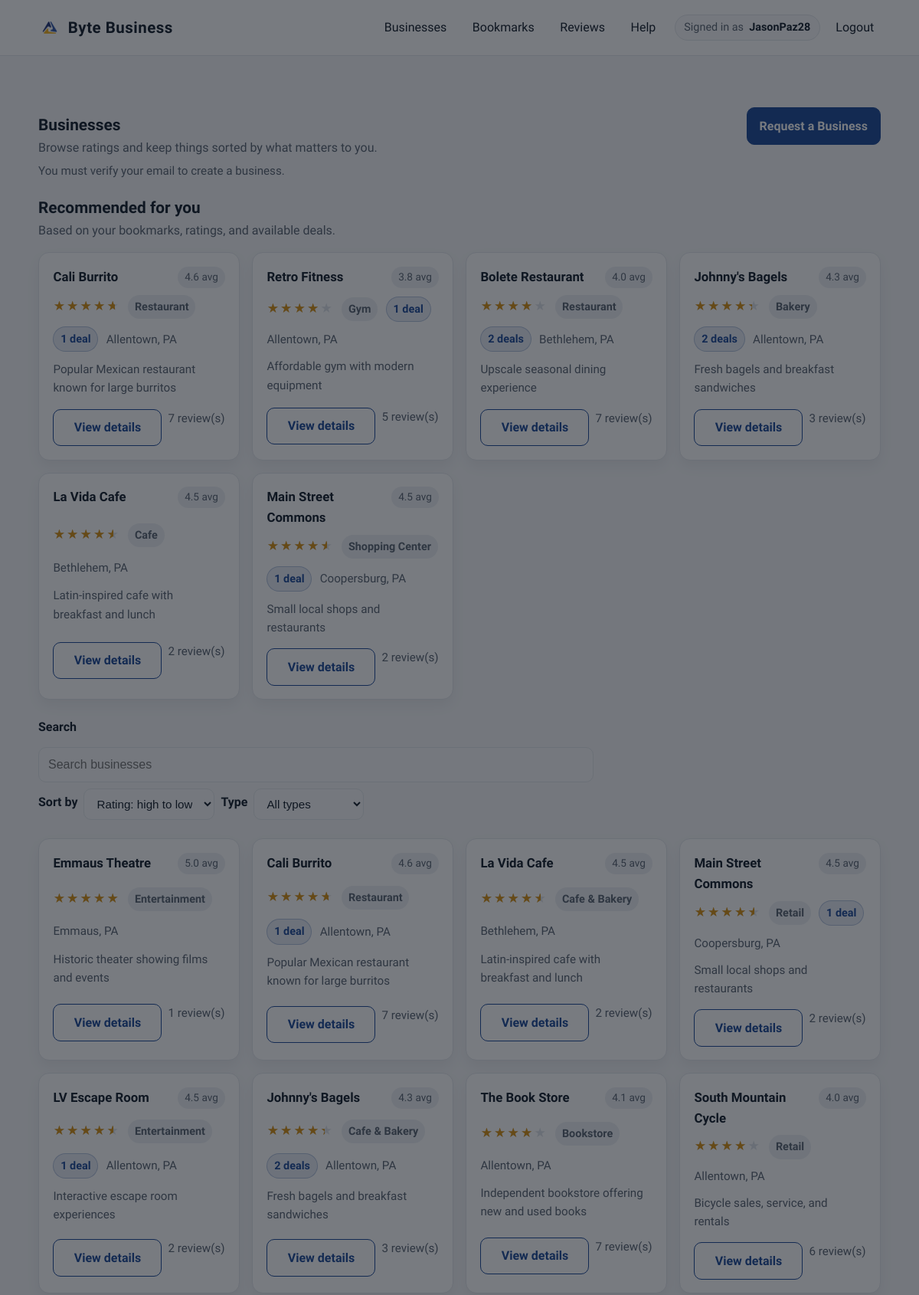
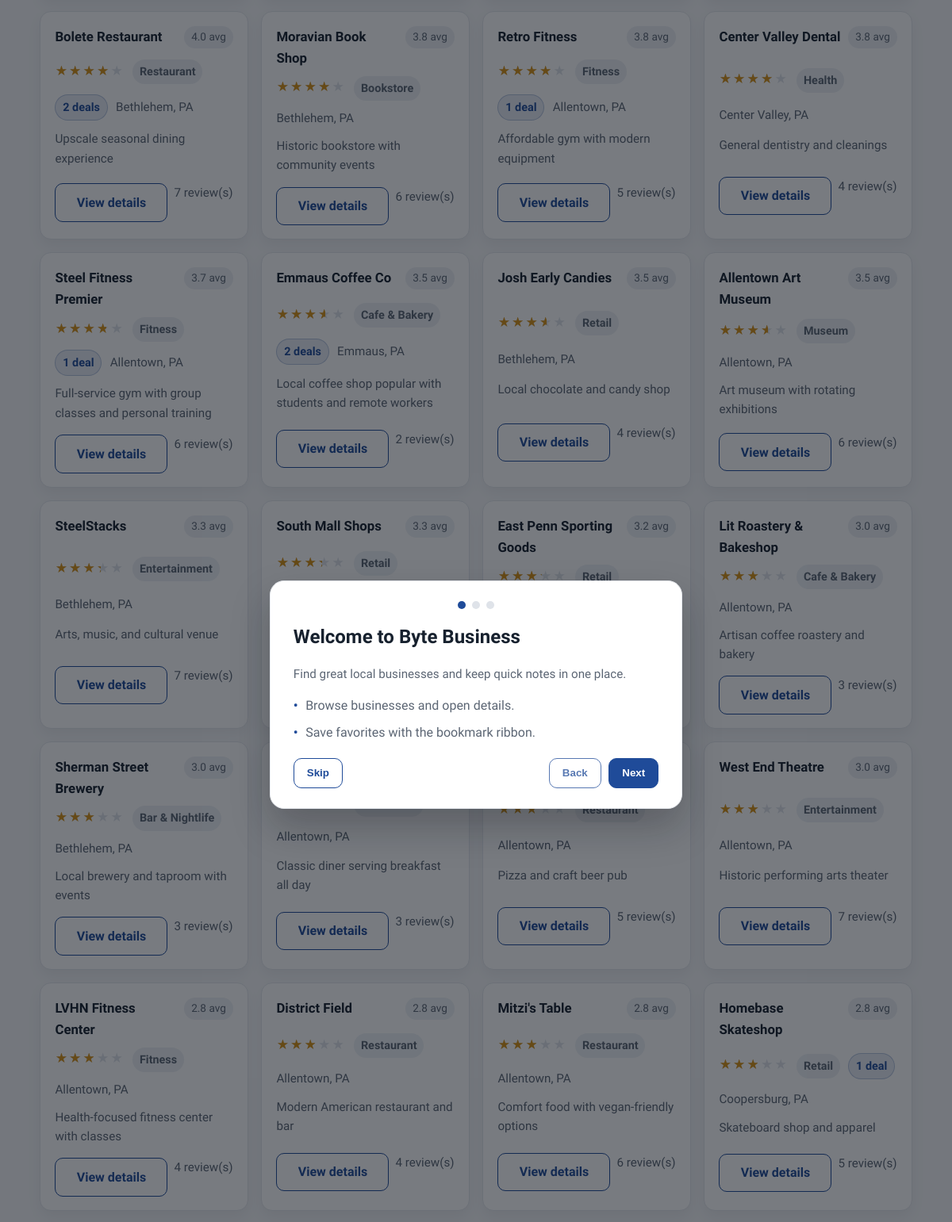
Screenshot of /businesses (signed in, upper part) with the database file from the repository (2 pictures, top to bottom).
### app/models.py (models this page shows)
class User(db.Model, UserMixin):
    id = db.Column(db.Integer, primary_key=True)
    username = db.Column(db.String(150), unique=True, nullable=False)
    email = db.Column(db.String(150), unique=True, nullable=False)
    password = db.Column(db.String(256), nullable=False)
    created_at = db.Column(db.DateTime, default=datetime.utcnow)
    is_verified = db.Column(db.Boolean, default=False)
    verified_at = db.Column(db.DateTime, default=None)
    last_verification_email_sent_at = db.Column(db.DateTime, default=None)
    is_admin = db.Column(db.Boolean, default=False)
    bookmarks = db.relationship("BookMark", back_populates="user", cascade="all, delete-orphan")
    reviews = db.relationship("Review", back_populates="user", cascade="all, delete-orphan")
    redeemed_deals = db.relationship("RedeemDeal", back_populates="user", cascade="all, delete-orphan")
    business_requests = db.relationship("BusinessRequest", back_populates="user", cascade="all, delete-orphan")

class Business(db.Model):
    id = db.Column(db.Integer, primary_key=True)
    name = db.Column(db.String(200), nullable=False)
    location = db.Column(db.String(200), nullable=False)
    address = db.Column(db.String(300), nullable=False)
    category = db.Column(db.String(100), nullable=False)
    description = db.Column(db.Text, nullable=True)
    created_at = db.Column(db.DateTime, default=datetime.utcnow)
    website = db.Column(db.String(300), nullable=True)
    contact = db.Column(db.String(50), nullable=True)
    hours = db.Column(db.String(200), nullable=True)
    bookmarks = db.relationship("BookMark", back_populates="business", cascade="all, delete-orphan")
    reviews = db.relationship("Review", back_populates="business", cascade="all, delete-orphan")
    deals = db.relationship("Deal", back_populates="business", cascade="all, delete-orphan")
    def average_rating(self):
        if not self.reviews:
            return None
        return round(sum(review.rating for review in self.reviews) / len(self.reviews), 1)

### app/routes.py (the view)
@main_bp.route('/businesses')
@login_required
def list_businesses():
    businesses = Business.query.all()
    recommended = recommended_businesses(current_user, businesses)
    for r in recommended:
        print(f"Recommended: {r.name} - Avg Rating: {r.average_rating()}")
    return render_template('businesses.html', businesses=businesses, recommended=recommended)

### app/__init__.py (called while the page is built)
def create_app():
    app = Flask(__name__)
    app.config.from_object(Config)
    db.init_app(app)
    migrate.init_app(app, db)
    login_manager.init_app(app)
    mail.init_app(app)
    login_manager.login_view = 'auth.login'
    @app.context_processor
    def inject_turnstile_key():
        return {
            "TURNSTILE_SITE_KEY": current_app.config.get("TURNSTILE_SITE_KEY")
        }
    from . import routes, models, auth_routes, bookmarks, deals
    app.register_blueprint(routes.main_bp)
    app.register_blueprint(auth_routes.auth_bp)
    app.register_blueprint(bookmarks.bp)
    app.register_blueprint(deals.deal_bp)
    return app

### app/auth_routes.py (called while the page is built)
@login_manager.user_loader
def load_user(user_id):
    return User.query.get(int(user_id))

### app/templates/businesses.html (shortened to what this page needs)
{% extends "base.html" %}
{% block content %}
<div class="container">
  <section class="section">
    <div class="section-header">
      <div>
        <h2>Businesses</h2>
        <p>Browse ratings and keep things sorted by what matters to you.</p>
        {% if current_user.is_authenticated and not current_user.is_verified %}
        <p class="muted" style="margin-top: 0.35rem;">You must verify your email to create a business.</p>
        {% elif not current_user.is_authenticated %}
        <p class="muted" style="margin-top: 0.35rem;">Log in and verify your email to create a business.</p>
        {% endif %}
      </div>
      <a class="button" href="{{ url_for('main.create_business_request') }}">Request a Business</a>
    </div>
    {% set recommended_items = recommended if recommended is defined and recommended else [] %}
    {% if recommended_items and recommended_items|length > 0 %}
    <div class="section-header" style="margin-top: 1.2rem;">
      <div>
        <h2>Recommended for you</h2>
        <p>Based on your bookmarks, ratings, and available deals.</p>
      </div>
    </div>
    <div class="card-grid" style="margin-bottom: 1.4rem;">
      {% for biz in recommended_items %}
      {% set biz_type = biz.category|default(biz.type|default('Type')) %}
      {% set rating_val = biz.average_rating() if (biz.average_rating is defined and biz.average_rating() is not none) else biz.rating|default('0') %}
      {% set deals_count = (biz.deals|length) if (biz.deals is not none) else biz.deals_count|default(0) %}
      <div class="card business-card">
        <div class="row">
          <h3>{{ biz.name }}</h3>
          <span class="pill">{{ rating_val if rating_val else '4.5' }} avg</span>
        </div>
        <div class="business-meta">
          <span class="star-bar" data-rating-bar data-rating="{{ rating_val }}">
            <span class="base">★★★★★</span>
            <span class="fill">★★★★★</span>
          </span>
          <span class="badge">{{ biz_type }}</span>
          {% if deals_count > 0 %}
          <span class="badge accent">{{ deals_count }} deal{{ 's' if deals_count != 1 else '' }}</span>
          {% endif %}
          <span>{{ biz.location|default('City, State') }}</span>
        </div>
        <p class="muted summary">{{ biz.description|default('Concise notes about the experience go here.') }}</p>
        <div class="row" style="gap: 0.5rem;">
          <a class="button subtle" href="{{ url_for('main.business_detail', business_id=biz.id|default(loop.index)) }}">View details</a>
          <span class="muted">{{ biz.reviews|length if biz.reviews is not none else '—' }} review(s)</span>
        </div>
      </div>
      {% endfor %}
    </div>
    {% endif %}
    <div class="toolbar">
      <form method="get" class="inline">
        <label for="search">Search</label>
        <input id="search" name="q" type="search" placeholder="Search businesses" aria-label="Search businesses">
        <label for="sort">Sort by</label>
        <select name="sort" id="sort">
          <option value="rating_desc">Rating: high to low</option>
        </select>
        <label for="type">Type</label>
        <select name="type" id="type">
          <option value="">All types</option>
        </select>
      </form>
    </div>
    <div class="card-grid" id="business-grid">
      {% set items = businesses if businesses is defined and businesses else sample_businesses %}
      {% for biz in items %}
      {% set biz_type = biz.category|default(biz.type|default('Type')) %}
      {% set rating_val = biz.average_rating() if (biz.average_rating is defined and biz.average_rating() is not none) else biz.rating|default('0') %}
      {% set deals_count = (biz.deals|length) if (biz.deals is not none) else biz.deals_count|default(0) %}
      <div class="card business-card" data-biz-card data-type="{{ biz_type }}" data-type-raw="{{ biz_type }}" data-rating="{{ rating_val }}" data-name="{{ biz.name }}" data-location="{{ biz.location|default('') }}">
        <div class="row">
          <h3>{{ biz.name }}</h3>
          <span class="pill">{{ rating_val if rating_val else '4.5' }} avg</span>
        </div>
        <div class="business-meta">
          <span class="star-bar" data-rating-bar data-rating="{{ rating_val }}">
            <span class="base">★★★★★</span>
            <span class="fill">★★★★★</span>
          </span>
          <span class="badge" data-type-label>{{ biz_type }}</span>
          {% if deals_count > 0 %}
          <span class="badge accent">{{ deals_count }} deal{{ 's' if deals_count != 1 else '' }}</span>
          {% endif %}
          <span>{{ biz.location|default('City, State') }}</span>
        </div>
        <p class="muted summary">{{ biz.description|default(biz.summary|default('Concise notes about the experience go here.')) }}</p>
        <div class="row" style="gap: 0.5rem;">
          <a class="button subtle" href="{{ url_for('main.business_detail', business_id=biz.id|default(loop.index)) }}">View details</a>
          <span class="muted">{{ biz.reviews|length if biz.reviews is not none else '—' }} review(s)</span>
        </div>
      </div>
      {% endfor %}
    </div>
  </section>
</div>
{% endblock %}

### app/templates/base.html (shortened to what this page needs)
<!doctype html>
<html lang="en">
<head>
  <link rel="stylesheet" href="{{ url_for('static', filename='styles.css') }}">
</head>
<body>
  <header class="site-header">
    <div class="container header-inner">
      <div class="brand">
        <img class="brand-logo" src="{{ url_for('static', filename='FBLA-Symbol.png') }}" alt="FBLA logo">
        <span>Byte Business</span>
      </div>
      <nav class="nav-links">
        {% if current_user.is_authenticated %}
        <a href="/businesses">Businesses</a>
        <a href="{{ url_for('bookmarks.view_bookmarks') }}">Bookmarks</a>
        <a href="{{ url_for('main.reviews') }}">Reviews</a>
        <a href="{{ url_for('main.help') }}">Help</a>
        <div class="nav-right">
          <span class="nav-user">
            <span class="nav-user-label">Signed in as</span>
            <span class="nav-user-name">{{ current_user.username }}</span>
          </span>
          <a href="{{ url_for('auth.logout') }}">Logout</a>
        </div>
        {% else %}
        <a href="{{ url_for('main.home') }}">Home</a>
        <a href="/businesses">Businesses</a>
        <a href="{{ url_for('auth.login') }}">Login</a>
        <a class="button subtle" href="{{ url_for('auth.register') }}">Register</a>
        {% endif %}
      </nav>
    </div>
  </header>
  <main class="page">
    {% block content %}{% endblock %}
  </main>
  <div class="onboarding" data-onboarding hidden>
    <div class="onboarding-card" role="dialog" aria-modal="true" aria-labelledby="onboarding-title">
      <div class="onboarding-progress" aria-hidden="true">
        <span class="onboarding-dot is-active" data-dot></span>
        <span class="onboarding-dot" data-dot></span>
        <span class="onboarding-dot" data-dot></span>
      </div>
      <div class="onboarding-slide is-active" data-slide="0">
        <h2 id="onboarding-title">Welcome to Byte Business</h2>
        <p class="muted">Find great local businesses and keep quick notes in one place.</p>
        <ul class="list">
          <li>Browse businesses and open details.</li>
          <li>Save favorites with the bookmark ribbon.</li>
        </ul>
      </div>
      <div class="onboarding-actions">
        <button class="button subtle" type="button" data-skip>Skip</button>
        <div class="onboarding-nav">
          <button class="button subtle" type="button" data-back disabled>Back</button>
          <button class="button" type="button" data-next>Next</button>
        </div>
      </div>
    </div>
  </div>
</body>
</html>

### rows the page displays
User: username "JasonPaz28"
Business: name "Cali Burrito", rating_val "4.6", category "Restaurant", deals_count "1", location "Allentown, PA", description "Popular Mexican restaurant known for large burritos", reviews|length "7"
Business: name "Retro Fitness", rating_val "3.8", category "Gym", deals_count "1", location "Allentown, PA", description "Affordable gym with modern equipment", reviews|length "5"
Business: name "Bolete Restaurant", rating_val "4.0", category "Restaurant", deals_count "2", value "s", location "Bethlehem, PA", description "Upscale seasonal dining experience", reviews|length "7"
Business: name "Johnny's Bagels", rating_val "4.3", category "Bakery", deals_count "2", value "s", location "Allentown, PA", description "Fresh bagels and breakfast sandwiches", reviews|length "3"
Business: name "La Vida Cafe", rating_val "4.5", category "Cafe", location "Bethlehem, PA", description "Latin-inspired cafe with breakfast and lunch", reviews|length "2"
Business: name "Main Street Commons", rating_val "4.5", category "Shopping Center", deals_count "1", location "Coopersburg, PA", description "Small local shops and restaurants", reviews|length "2"
Business: name "Emmaus Coffee Co", rating_val "3.5", deals_count "2", value "s", location "Emmaus, PA", description "Local coffee shop popular with students and remote workers", reviews|length "2"
Business: name "The Book Store", rating_val "4.1", location "Allentown, PA", description "Independent bookstore offering new and used books", reviews|length "7"
Business: name "Steel Fitness Premier", rating_val "3.7", deals_count "1", location "Allentown, PA", description "Full-service gym with group classes and personal training", reviews|length "6"
Business: name "Lit Roastery & Bakeshop", rating_val "3.0", location "Allentown, PA", description "Artisan coffee roastery and bakery", reviews|length "3"
Business: name "Moravian Book Shop", rating_val "3.8", location "Bethlehem, PA", description "Historic bookstore with community events", reviews|length "6"
Business: name "South Mountain Cycle", rating_val "4.0", location "Allentown, PA", description "Bicycle sales, service, and rentals", reviews|length "6"
Business: name "LVHN Fitness Center", rating_val "2.8", location "Allentown, PA", description "Health-focused fitness center with classes", reviews|length "4"
Business: name "Josh Early Candies", rating_val "3.5", location "Bethlehem, PA", description "Local chocolate and candy shop", reviews|length "4"
Business: name "Sherman Street Brewery", rating_val "3.0", location "Bethlehem, PA", description "Local brewery and taproom with events", reviews|length "3"
Business: location "Allentown, PA", description "Classic diner serving breakfast all day", reviews|length "3"
Business: name "District Field", rating_val "2.8", location "Allentown, PA", description "Modern American restaurant and bar", reviews|length "4"
Business: name "Emmaus Theatre", rating_val "5.0", location "Emmaus, PA", description "Historic theater showing films and events", reviews|length "1"
Business: name "Allentown Art Museum", rating_val "3.5", location "Allentown, PA", description "Art museum with rotating exhibitions", reviews|length "6"
Business: name "Mitzi's Table", rating_val "2.8", location "Allentown, PA", description "Comfort food with vegan-friendly options", reviews|length "6"
Business: name "Homebase Skateshop", rating_val "2.8", deals_count "1", location "Coopersburg, PA", description "Skateboard shop and apparel", reviews|length "5"
Business: location "Allentown, PA", description "Pizza and craft beer pub", reviews|length "5"
Business: name "SteelStacks", rating_val "3.3", location "Bethlehem, PA", description "Arts, music, and cultural venue", reviews|length "7"
Business: name "LV Escape Room", rating_val "4.5", deals_count "1", location "Allentown, PA", description "Interactive escape room experiences", reviews|length "2"
Business: name "West End Theatre", rating_val "3.0", location "Allentown, PA", description "Historic performing arts theater", reviews|length "7"
Business: name "East Penn Sporting Goods", rating_val "3.2"
Business: name "South Mall Shops", rating_val "3.3"
Business: name "Center Valley Dental", rating_val "3.8", location "Center Valley, PA", description "General dentistry and cleanings", reviews|length "4"
